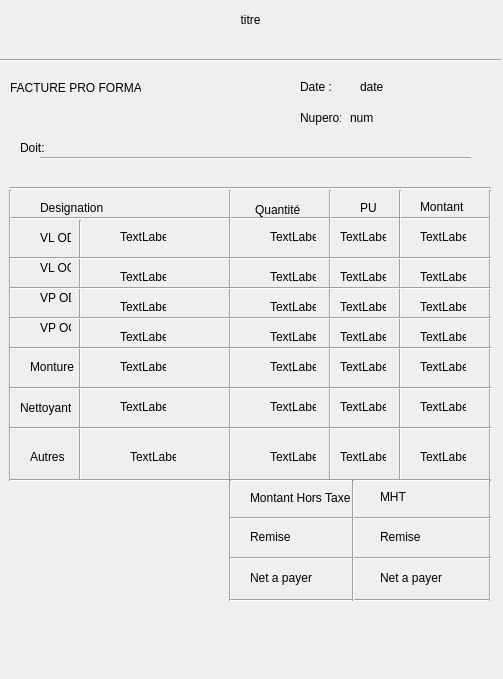
<?xml version="1.0" encoding="UTF-8"?>
<ui version="4.0">
 <class>PrintFacture</class>
 <widget class="QWidget" name="PrintFacture">
  <property name="geometry">
   <rect>
    <x>0</x>
    <y>0</y>
    <width>503</width>
    <height>679</height>
   </rect>
  </property>
  <property name="windowTitle">
   <string>Form</string>
  </property>
  <widget class="QWidget" name="widget" native="true">
   <property name="geometry">
    <rect>
     <x>0</x>
     <y>0</y>
     <width>501</width>
     <height>641</height>
    </rect>
   </property>
   <widget class="Line" name="line">
    <property name="geometry">
     <rect>
      <x>0</x>
      <y>50</y>
      <width>501</width>
      <height>20</height>
     </rect>
    </property>
    <property name="orientation">
     <enum>Qt::Horizontal</enum>
    </property>
   </widget>
   <widget class="QLabel" name="label">
    <property name="geometry">
     <rect>
      <x>0</x>
      <y>10</y>
      <width>501</width>
      <height>20</height>
     </rect>
    </property>
    <property name="text">
     <string>titre</string>
    </property>
    <property name="alignment">
     <set>Qt::AlignCenter</set>
    </property>
   </widget>
   <widget class="QLabel" name="label_2">
    <property name="geometry">
     <rect>
      <x>10</x>
      <y>80</y>
      <width>131</width>
      <height>16</height>
     </rect>
    </property>
    <property name="text">
     <string>FACTURE PRO FORMAT</string>
    </property>
   </widget>
   <widget class="QLabel" name="label_3">
    <property name="geometry">
     <rect>
      <x>300</x>
      <y>80</y>
      <width>46</width>
      <height>13</height>
     </rect>
    </property>
    <property name="text">
     <string>Date :</string>
    </property>
   </widget>
   <widget class="QLabel" name="label_4">
    <property name="geometry">
     <rect>
      <x>360</x>
      <y>80</y>
      <width>46</width>
      <height>13</height>
     </rect>
    </property>
    <property name="text">
     <string>date</string>
    </property>
   </widget>
   <widget class="QLabel" name="label_5">
    <property name="geometry">
     <rect>
      <x>300</x>
      <y>110</y>
      <width>41</width>
      <height>16</height>
     </rect>
    </property>
    <property name="text">
     <string>Nupero: </string>
    </property>
   </widget>
   <widget class="QLabel" name="label_6">
    <property name="geometry">
     <rect>
      <x>350</x>
      <y>110</y>
      <width>31</width>
      <height>16</height>
     </rect>
    </property>
    <property name="text">
     <string>num</string>
    </property>
   </widget>
   <widget class="QLabel" name="label_7">
    <property name="geometry">
     <rect>
      <x>20</x>
      <y>140</y>
      <width>31</width>
      <height>16</height>
     </rect>
    </property>
    <property name="text">
     <string>Doit:</string>
    </property>
   </widget>
   <widget class="Line" name="line_2">
    <property name="geometry">
     <rect>
      <x>40</x>
      <y>150</y>
      <width>431</width>
      <height>16</height>
     </rect>
    </property>
    <property name="orientation">
     <enum>Qt::Horizontal</enum>
    </property>
   </widget>
   <widget class="QLabel" name="label_8">
    <property name="geometry">
     <rect>
      <x>40</x>
      <y>200</y>
      <width>71</width>
      <height>16</height>
     </rect>
    </property>
    <property name="styleSheet">
     <string notr="true">font: 75 10pt &quot;MS Shell Dlg 2&quot;;</string>
    </property>
    <property name="text">
     <string>Designation</string>
    </property>
   </widget>
   <widget class="QLabel" name="label_9">
    <property name="geometry">
     <rect>
      <x>255</x>
      <y>200</y>
      <width>61</width>
      <height>20</height>
     </rect>
    </property>
    <property name="styleSheet">
     <string notr="true">font: 75 10pt &quot;MS Shell Dlg 2&quot;;</string>
    </property>
    <property name="text">
     <string>Quantité</string>
    </property>
   </widget>
   <widget class="QLabel" name="label_10">
    <property name="geometry">
     <rect>
      <x>360</x>
      <y>200</y>
      <width>21</width>
      <height>16</height>
     </rect>
    </property>
    <property name="styleSheet">
     <string notr="true">font: 75 10pt &quot;MS Shell Dlg 2&quot;;</string>
    </property>
    <property name="text">
     <string>PU</string>
    </property>
   </widget>
   <widget class="QLabel" name="label_11">
    <property name="geometry">
     <rect>
      <x>420</x>
      <y>200</y>
      <width>46</width>
      <height>13</height>
     </rect>
    </property>
    <property name="styleSheet">
     <string notr="true">font: 75 10pt &quot;MS Shell Dlg 2&quot;;</string>
    </property>
    <property name="text">
     <string>Montant</string>
    </property>
   </widget>
   <widget class="QLabel" name="label_12">
    <property name="geometry">
     <rect>
      <x>40</x>
      <y>230</y>
      <width>31</width>
      <height>16</height>
     </rect>
    </property>
    <property name="text">
     <string>VL OD</string>
    </property>
   </widget>
   <widget class="QLabel" name="label_13">
    <property name="geometry">
     <rect>
      <x>40</x>
      <y>260</y>
      <width>31</width>
      <height>16</height>
     </rect>
    </property>
    <property name="text">
     <string>VL OG</string>
    </property>
   </widget>
   <widget class="QLabel" name="label_14">
    <property name="geometry">
     <rect>
      <x>40</x>
      <y>290</y>
      <width>31</width>
      <height>16</height>
     </rect>
    </property>
    <property name="text">
     <string>VP OD</string>
    </property>
   </widget>
   <widget class="QLabel" name="label_15">
    <property name="geometry">
     <rect>
      <x>40</x>
      <y>320</y>
      <width>31</width>
      <height>16</height>
     </rect>
    </property>
    <property name="text">
     <string>VP OG</string>
    </property>
   </widget>
   <widget class="Line" name="line_3">
    <property name="geometry">
     <rect>
      <x>10</x>
      <y>210</y>
      <width>481</width>
      <height>16</height>
     </rect>
    </property>
    <property name="orientation">
     <enum>Qt::Horizontal</enum>
    </property>
   </widget>
   <widget class="Line" name="line_4">
    <property name="geometry">
     <rect>
      <x>220</x>
      <y>190</y>
      <width>20</width>
      <height>291</height>
     </rect>
    </property>
    <property name="orientation">
     <enum>Qt::Vertical</enum>
    </property>
   </widget>
   <widget class="Line" name="line_5">
    <property name="geometry">
     <rect>
      <x>320</x>
      <y>190</y>
      <width>20</width>
      <height>291</height>
     </rect>
    </property>
    <property name="orientation">
     <enum>Qt::Vertical</enum>
    </property>
   </widget>
   <widget class="Line" name="line_6">
    <property name="geometry">
     <rect>
      <x>390</x>
      <y>190</y>
      <width>20</width>
      <height>291</height>
     </rect>
    </property>
    <property name="orientation">
     <enum>Qt::Vertical</enum>
    </property>
   </widget>
   <widget class="Line" name="line_7">
    <property name="geometry">
     <rect>
      <x>480</x>
      <y>190</y>
      <width>20</width>
      <height>291</height>
     </rect>
    </property>
    <property name="orientation">
     <enum>Qt::Vertical</enum>
    </property>
   </widget>
   <widget class="Line" name="line_8">
    <property name="geometry">
     <rect>
      <x>0</x>
      <y>190</y>
      <width>20</width>
      <height>291</height>
     </rect>
    </property>
    <property name="orientation">
     <enum>Qt::Vertical</enum>
    </property>
   </widget>
   <widget class="Line" name="line_9">
    <property name="geometry">
     <rect>
      <x>10</x>
      <y>180</y>
      <width>481</width>
      <height>16</height>
     </rect>
    </property>
    <property name="orientation">
     <enum>Qt::Horizontal</enum>
    </property>
   </widget>
   <widget class="Line" name="line_10">
    <property name="geometry">
     <rect>
      <x>70</x>
      <y>220</y>
      <width>20</width>
      <height>261</height>
     </rect>
    </property>
    <property name="orientation">
     <enum>Qt::Vertical</enum>
    </property>
   </widget>
   <widget class="Line" name="line_11">
    <property name="geometry">
     <rect>
      <x>10</x>
      <y>340</y>
      <width>481</width>
      <height>16</height>
     </rect>
    </property>
    <property name="orientation">
     <enum>Qt::Horizontal</enum>
    </property>
   </widget>
   <widget class="QLabel" name="label_16">
    <property name="geometry">
     <rect>
      <x>30</x>
      <y>360</y>
      <width>46</width>
      <height>13</height>
     </rect>
    </property>
    <property name="text">
     <string>Monture</string>
    </property>
   </widget>
   <widget class="QLabel" name="label_17">
    <property name="geometry">
     <rect>
      <x>20</x>
      <y>400</y>
      <width>51</width>
      <height>16</height>
     </rect>
    </property>
    <property name="text">
     <string>Nettoyant</string>
    </property>
   </widget>
   <widget class="QLabel" name="label_18">
    <property name="geometry">
     <rect>
      <x>30</x>
      <y>450</y>
      <width>46</width>
      <height>13</height>
     </rect>
    </property>
    <property name="text">
     <string>Autres</string>
    </property>
   </widget>
   <widget class="Line" name="line_12">
    <property name="geometry">
     <rect>
      <x>10</x>
      <y>470</y>
      <width>481</width>
      <height>20</height>
     </rect>
    </property>
    <property name="orientation">
     <enum>Qt::Horizontal</enum>
    </property>
   </widget>
   <widget class="QLabel" name="label_19">
    <property name="geometry">
     <rect>
      <x>270</x>
      <y>230</y>
      <width>46</width>
      <height>13</height>
     </rect>
    </property>
    <property name="text">
     <string>TextLabel</string>
    </property>
   </widget>
   <widget class="Line" name="line_13">
    <property name="geometry">
     <rect>
      <x>10</x>
      <y>250</y>
      <width>481</width>
      <height>16</height>
     </rect>
    </property>
    <property name="orientation">
     <enum>Qt::Horizontal</enum>
    </property>
   </widget>
   <widget class="Line" name="line_14">
    <property name="geometry">
     <rect>
      <x>10</x>
      <y>280</y>
      <width>481</width>
      <height>16</height>
     </rect>
    </property>
    <property name="orientation">
     <enum>Qt::Horizontal</enum>
    </property>
   </widget>
   <widget class="Line" name="line_15">
    <property name="geometry">
     <rect>
      <x>10</x>
      <y>310</y>
      <width>481</width>
      <height>16</height>
     </rect>
    </property>
    <property name="orientation">
     <enum>Qt::Horizontal</enum>
    </property>
   </widget>
   <widget class="QLabel" name="label_20">
    <property name="geometry">
     <rect>
      <x>270</x>
      <y>270</y>
      <width>46</width>
      <height>13</height>
     </rect>
    </property>
    <property name="text">
     <string>TextLabel</string>
    </property>
   </widget>
   <widget class="QLabel" name="label_21">
    <property name="geometry">
     <rect>
      <x>270</x>
      <y>300</y>
      <width>46</width>
      <height>13</height>
     </rect>
    </property>
    <property name="text">
     <string>TextLabel</string>
    </property>
   </widget>
   <widget class="QLabel" name="label_22">
    <property name="geometry">
     <rect>
      <x>270</x>
      <y>330</y>
      <width>46</width>
      <height>13</height>
     </rect>
    </property>
    <property name="text">
     <string>TextLabel</string>
    </property>
   </widget>
   <widget class="QLabel" name="label_23">
    <property name="geometry">
     <rect>
      <x>340</x>
      <y>230</y>
      <width>46</width>
      <height>13</height>
     </rect>
    </property>
    <property name="text">
     <string>TextLabel</string>
    </property>
   </widget>
   <widget class="QLabel" name="label_24">
    <property name="geometry">
     <rect>
      <x>340</x>
      <y>270</y>
      <width>46</width>
      <height>13</height>
     </rect>
    </property>
    <property name="text">
     <string>TextLabel</string>
    </property>
   </widget>
   <widget class="QLabel" name="label_25">
    <property name="geometry">
     <rect>
      <x>340</x>
      <y>300</y>
      <width>46</width>
      <height>13</height>
     </rect>
    </property>
    <property name="text">
     <string>TextLabel</string>
    </property>
   </widget>
   <widget class="QLabel" name="label_26">
    <property name="geometry">
     <rect>
      <x>340</x>
      <y>330</y>
      <width>46</width>
      <height>13</height>
     </rect>
    </property>
    <property name="text">
     <string>TextLabel</string>
    </property>
   </widget>
   <widget class="QLabel" name="label_27">
    <property name="geometry">
     <rect>
      <x>420</x>
      <y>230</y>
      <width>46</width>
      <height>13</height>
     </rect>
    </property>
    <property name="text">
     <string>TextLabel</string>
    </property>
   </widget>
   <widget class="QLabel" name="label_28">
    <property name="geometry">
     <rect>
      <x>420</x>
      <y>270</y>
      <width>46</width>
      <height>13</height>
     </rect>
    </property>
    <property name="text">
     <string>TextLabel</string>
    </property>
   </widget>
   <widget class="QLabel" name="label_29">
    <property name="geometry">
     <rect>
      <x>420</x>
      <y>300</y>
      <width>46</width>
      <height>13</height>
     </rect>
    </property>
    <property name="text">
     <string>TextLabel</string>
    </property>
   </widget>
   <widget class="QLabel" name="label_30">
    <property name="geometry">
     <rect>
      <x>420</x>
      <y>330</y>
      <width>46</width>
      <height>13</height>
     </rect>
    </property>
    <property name="text">
     <string>TextLabel</string>
    </property>
   </widget>
   <widget class="Line" name="line_16">
    <property name="geometry">
     <rect>
      <x>10</x>
      <y>380</y>
      <width>481</width>
      <height>16</height>
     </rect>
    </property>
    <property name="orientation">
     <enum>Qt::Horizontal</enum>
    </property>
   </widget>
   <widget class="Line" name="line_17">
    <property name="geometry">
     <rect>
      <x>10</x>
      <y>420</y>
      <width>481</width>
      <height>16</height>
     </rect>
    </property>
    <property name="orientation">
     <enum>Qt::Horizontal</enum>
    </property>
   </widget>
   <widget class="Line" name="line_18">
    <property name="geometry">
     <rect>
      <x>220</x>
      <y>480</y>
      <width>20</width>
      <height>121</height>
     </rect>
    </property>
    <property name="orientation">
     <enum>Qt::Vertical</enum>
    </property>
   </widget>
   <widget class="Line" name="line_19">
    <property name="geometry">
     <rect>
      <x>230</x>
      <y>590</y>
      <width>261</width>
      <height>20</height>
     </rect>
    </property>
    <property name="orientation">
     <enum>Qt::Horizontal</enum>
    </property>
   </widget>
   <widget class="Line" name="line_20">
    <property name="geometry">
     <rect>
      <x>480</x>
      <y>480</y>
      <width>20</width>
      <height>121</height>
     </rect>
    </property>
    <property name="orientation">
     <enum>Qt::Vertical</enum>
    </property>
   </widget>
   <widget class="QLabel" name="label_31">
    <property name="geometry">
     <rect>
      <x>250</x>
      <y>490</y>
      <width>101</width>
      <height>16</height>
     </rect>
    </property>
    <property name="text">
     <string>Montant Hors Taxe</string>
    </property>
   </widget>
   <widget class="QLabel" name="label_32">
    <property name="geometry">
     <rect>
      <x>250</x>
      <y>530</y>
      <width>46</width>
      <height>13</height>
     </rect>
    </property>
    <property name="text">
     <string>Remise</string>
    </property>
   </widget>
   <widget class="QLabel" name="label_33">
    <property name="geometry">
     <rect>
      <x>250</x>
      <y>570</y>
      <width>71</width>
      <height>16</height>
     </rect>
    </property>
    <property name="text">
     <string>Net a payer</string>
    </property>
   </widget>
   <widget class="Line" name="line_21">
    <property name="geometry">
     <rect>
      <x>230</x>
      <y>510</y>
      <width>261</width>
      <height>16</height>
     </rect>
    </property>
    <property name="orientation">
     <enum>Qt::Horizontal</enum>
    </property>
   </widget>
   <widget class="Line" name="line_22">
    <property name="geometry">
     <rect>
      <x>230</x>
      <y>550</y>
      <width>261</width>
      <height>16</height>
     </rect>
    </property>
    <property name="orientation">
     <enum>Qt::Horizontal</enum>
    </property>
   </widget>
   <widget class="Line" name="line_23">
    <property name="geometry">
     <rect>
      <x>343</x>
      <y>480</y>
      <width>20</width>
      <height>121</height>
     </rect>
    </property>
    <property name="orientation">
     <enum>Qt::Vertical</enum>
    </property>
   </widget>
   <widget class="QLabel" name="label_34">
    <property name="geometry">
     <rect>
      <x>380</x>
      <y>490</y>
      <width>46</width>
      <height>13</height>
     </rect>
    </property>
    <property name="text">
     <string>MHT</string>
    </property>
   </widget>
   <widget class="QLabel" name="label_35">
    <property name="geometry">
     <rect>
      <x>380</x>
      <y>530</y>
      <width>46</width>
      <height>13</height>
     </rect>
    </property>
    <property name="text">
     <string>Remise</string>
    </property>
   </widget>
   <widget class="QLabel" name="label_36">
    <property name="geometry">
     <rect>
      <x>380</x>
      <y>570</y>
      <width>81</width>
      <height>16</height>
     </rect>
    </property>
    <property name="text">
     <string>Net a payer</string>
    </property>
   </widget>
   <widget class="QLabel" name="label_37">
    <property name="geometry">
     <rect>
      <x>270</x>
      <y>360</y>
      <width>46</width>
      <height>13</height>
     </rect>
    </property>
    <property name="text">
     <string>TextLabel</string>
    </property>
   </widget>
   <widget class="QLabel" name="label_38">
    <property name="geometry">
     <rect>
      <x>270</x>
      <y>400</y>
      <width>46</width>
      <height>13</height>
     </rect>
    </property>
    <property name="text">
     <string>TextLabel</string>
    </property>
   </widget>
   <widget class="QLabel" name="label_39">
    <property name="geometry">
     <rect>
      <x>270</x>
      <y>450</y>
      <width>46</width>
      <height>13</height>
     </rect>
    </property>
    <property name="text">
     <string>TextLabel</string>
    </property>
   </widget>
   <widget class="QLabel" name="label_40">
    <property name="geometry">
     <rect>
      <x>340</x>
      <y>360</y>
      <width>46</width>
      <height>13</height>
     </rect>
    </property>
    <property name="text">
     <string>TextLabel</string>
    </property>
   </widget>
   <widget class="QLabel" name="label_41">
    <property name="geometry">
     <rect>
      <x>340</x>
      <y>400</y>
      <width>46</width>
      <height>13</height>
     </rect>
    </property>
    <property name="text">
     <string>TextLabel</string>
    </property>
   </widget>
   <widget class="QLabel" name="label_42">
    <property name="geometry">
     <rect>
      <x>340</x>
      <y>450</y>
      <width>46</width>
      <height>13</height>
     </rect>
    </property>
    <property name="text">
     <string>TextLabel</string>
    </property>
   </widget>
   <widget class="QLabel" name="label_43">
    <property name="geometry">
     <rect>
      <x>420</x>
      <y>360</y>
      <width>46</width>
      <height>13</height>
     </rect>
    </property>
    <property name="text">
     <string>TextLabel</string>
    </property>
   </widget>
   <widget class="QLabel" name="label_44">
    <property name="geometry">
     <rect>
      <x>420</x>
      <y>400</y>
      <width>46</width>
      <height>13</height>
     </rect>
    </property>
    <property name="text">
     <string>TextLabel</string>
    </property>
   </widget>
   <widget class="QLabel" name="label_45">
    <property name="geometry">
     <rect>
      <x>420</x>
      <y>450</y>
      <width>46</width>
      <height>13</height>
     </rect>
    </property>
    <property name="text">
     <string>TextLabel</string>
    </property>
   </widget>
   <widget class="QLabel" name="label_46">
    <property name="geometry">
     <rect>
      <x>120</x>
      <y>230</y>
      <width>46</width>
      <height>13</height>
     </rect>
    </property>
    <property name="text">
     <string>TextLabel</string>
    </property>
   </widget>
   <widget class="QLabel" name="label_47">
    <property name="geometry">
     <rect>
      <x>120</x>
      <y>270</y>
      <width>46</width>
      <height>13</height>
     </rect>
    </property>
    <property name="text">
     <string>TextLabel</string>
    </property>
   </widget>
   <widget class="QLabel" name="label_48">
    <property name="geometry">
     <rect>
      <x>120</x>
      <y>300</y>
      <width>46</width>
      <height>13</height>
     </rect>
    </property>
    <property name="text">
     <string>TextLabel</string>
    </property>
   </widget>
   <widget class="QLabel" name="label_49">
    <property name="geometry">
     <rect>
      <x>120</x>
      <y>330</y>
      <width>46</width>
      <height>13</height>
     </rect>
    </property>
    <property name="text">
     <string>TextLabel</string>
    </property>
   </widget>
   <widget class="QLabel" name="label_50">
    <property name="geometry">
     <rect>
      <x>120</x>
      <y>360</y>
      <width>46</width>
      <height>13</height>
     </rect>
    </property>
    <property name="text">
     <string>TextLabel</string>
    </property>
   </widget>
   <widget class="QLabel" name="label_51">
    <property name="geometry">
     <rect>
      <x>120</x>
      <y>400</y>
      <width>46</width>
      <height>13</height>
     </rect>
    </property>
    <property name="text">
     <string>TextLabel</string>
    </property>
   </widget>
   <widget class="QLabel" name="label_52">
    <property name="geometry">
     <rect>
      <x>130</x>
      <y>450</y>
      <width>46</width>
      <height>13</height>
     </rect>
    </property>
    <property name="text">
     <string>TextLabel</string>
    </property>
   </widget>
  </widget>
 </widget>
 <resources/>
 <connections/>
</ui>
